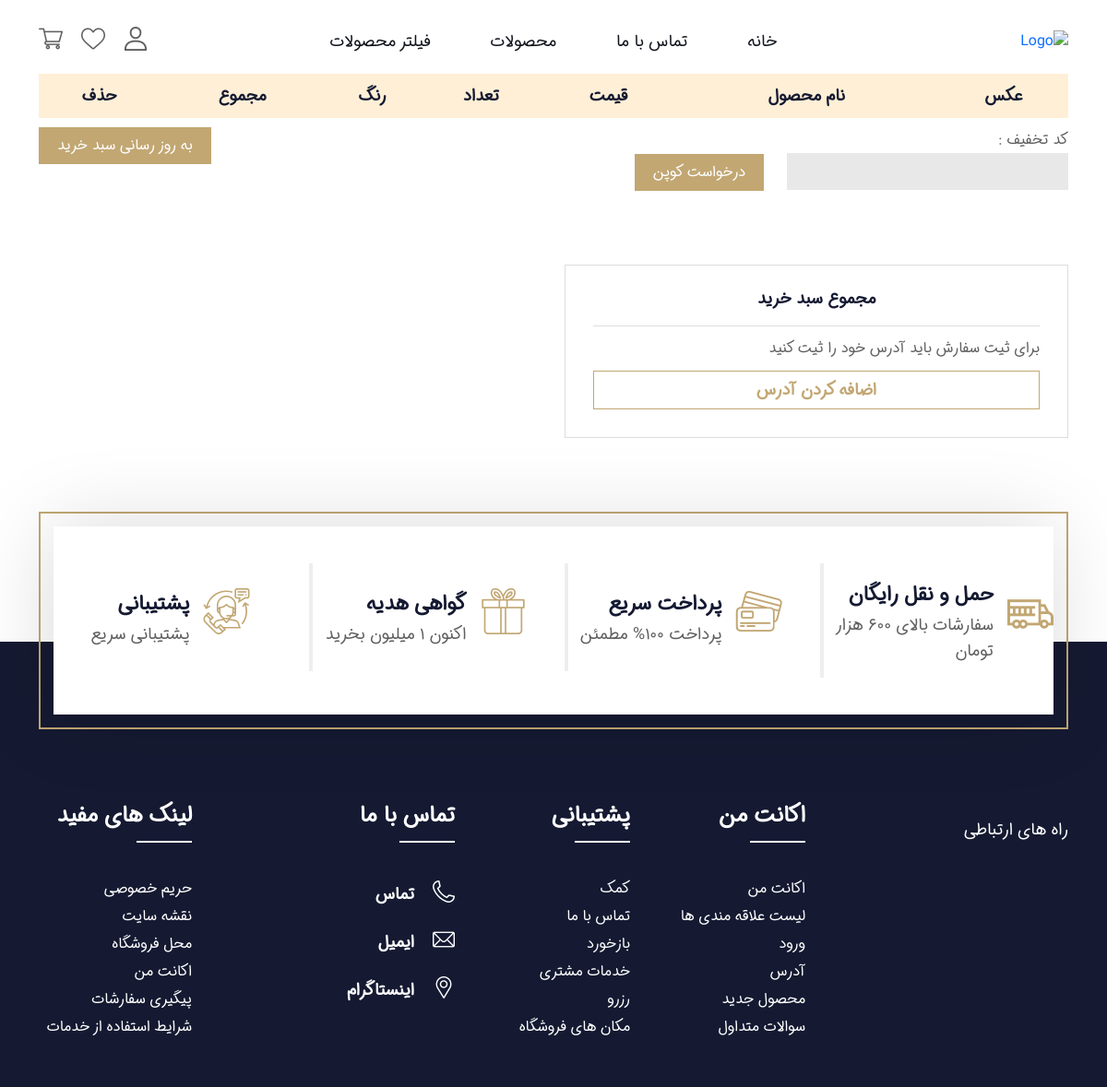
Before: /cart/detail/ (signed in) with the older database file.
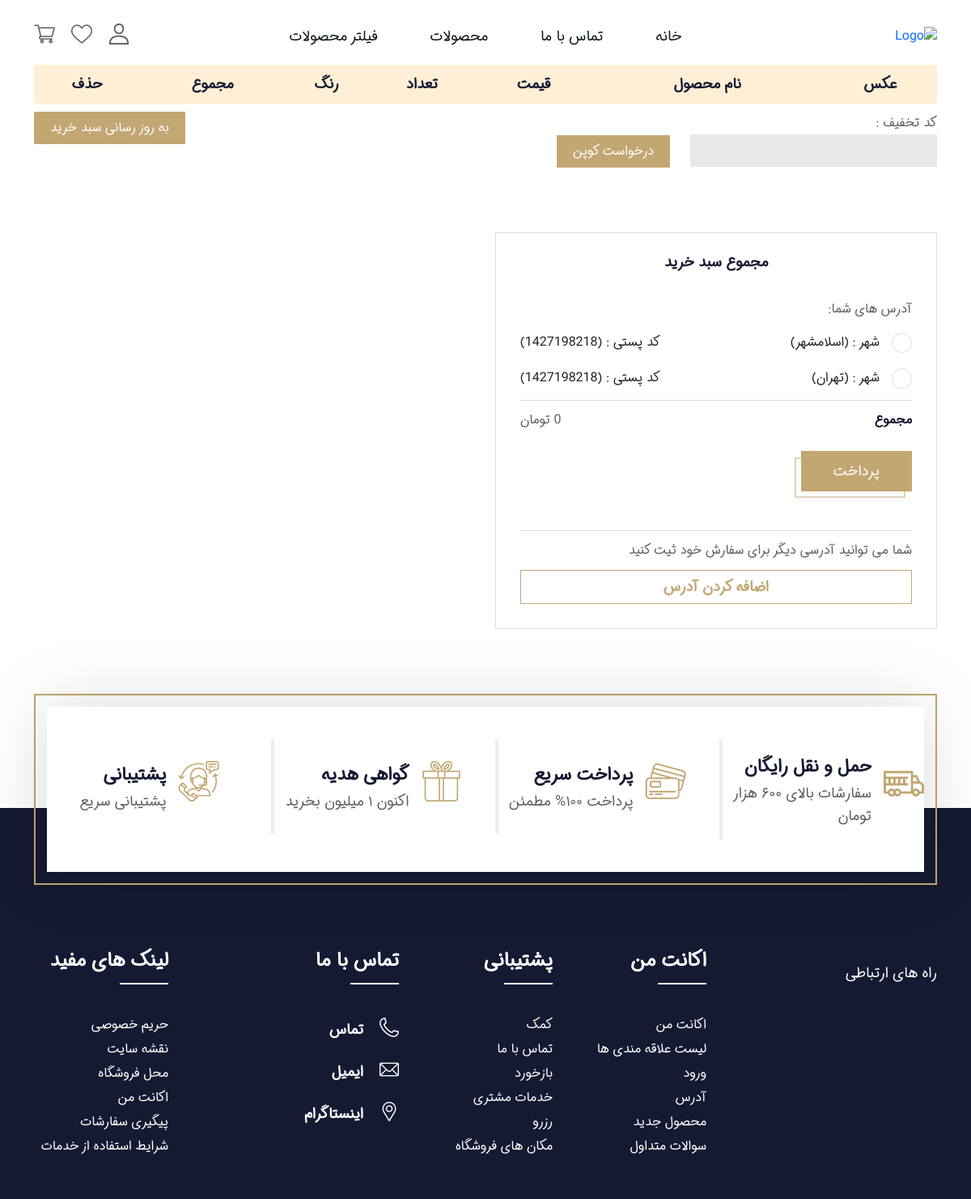
After: the same page with the newer database file.
### account/models.py (models this page shows)
class UserAddres(models.Model):
    user = models.ForeignKey(User,
                             on_delete=models.CASCADE,
                             related_name="user_addres", verbose_name="کاربر")
    phone = models.CharField(max_length=200,
                             verbose_name="شماره تلقن")
    email = models.EmailField(verbose_name="ایمیل")
    f_name = models.CharField(max_length=200,
                            verbose_name="نلم")
    l_name = models.CharField(max_length=200,
                              verbose_name="نام خانوادگی")
    city = models.CharField(max_length=200,
                            verbose_name="شهر")
    plak = models.CharField(max_length=200,
                            verbose_name="پلاک")
    postal_code = models.CharField(max_length=200,
                                   verbose_name="کد پستی")
    addres = models.CharField(max_length=300, verbose_name="آدرس")
    class Meta:
        verbose_name = "آدرس کاربر ها"
        verbose_name_plural = "آدرس های کاربر ها"

### cart/views.py (the view)
# urls.py: path('detail/', views.CartDetail.as_view(), name="cart_detail"),
class CartDetail(View):
    def get(self, request):
        cart = Cart(request)
        coupon_apply_form = CouponApplyForm()
        addres_form = AddresChose
        for item in cart:
            item['update_quantity_form'] = CartAddProductForm(initial={
                                            'quantity': item['quantity'],
                                                'override': True})
        return render(request, 'cart/cart.html', {'cart': cart,
                                                  'coupon_apply_form' : coupon_apply_form,
                                                  'addres_form' : addres_form})

### cart/forms.py
class CouponApplyForm(forms.Form):
    code = forms.CharField(widget=forms.TextInput(attrs={'class' : 'inputs'}))

### cart/cart.py (called while the page is built)
    def __iter__(self):
        product_ids = self.cart.keys()
        products = Product.objects.filter(id__in=product_ids)
        cart = self.cart.copy()
        for product in products:
            cart[str(product.id)]['product'] = product
        for item in cart.values():
            item['price'] = int(item['price'])
            item['total_price'] = item['price'] * item['quantity']
            yield item

    def __len__(self):
        return sum(item['quantity'] for item in self.cart.values())

    def get_total_price(self):
        return sum(int(item['price']) * item['quantity'] for item in self.cart.values())

    @property
    def coupon(self):
        if self.coupon_id:
            try:
                return Coupon.objects.get(id=self.coupon_id)
            except Coupon.DoesNotExist:
                pass
        return None

    def get_discount(self):
        if self.coupon:
            return (self.coupon.discount / int(100))  * self.get_total_price()
        return int(0)

### cart/templates/cart/cart.html (shortened to what the changed rows need)
{% load static %}
<!DOCTYPE html>
<html lang="fa" dir="rtl">
<head>
    <link rel="stylesheet" href="https://cdnjs.cloudflare.com/ajax/libs/font-awesome/6.0.0-beta3/css/all.min.css"
    />
    <link rel="stylesheet" href="{% static 'assets/font/flaticon.css'%}">
    <link rel="stylesheet" href="{% static 'assets\css\bootstrap.min.css'%}">
    <link rel="stylesheet" href="{% static 'assets/css/menu.css'%}">
    <link rel="stylesheet" href="{% static 'assets/css/swiper-bundle.min.css'%}">
    <link rel="stylesheet" href="{% static 'assets/css/venobox.css'%}">
    <link rel="stylesheet" href="{% static 'assets/css/select2.min.css'%}">
    <link rel="stylesheet" href="{% static 'assets/css/jquery-ui.min.css'%}">
    <link rel="stylesheet" href="{% static 'assets/css/style.css'%}">
    <link rel="stylesheet" href="{% static 'assets/css/responsive.css'%}">
</head>
<body>
    <section class="cart-page cart-detail p-80">
        <div class="container">
            <div class="row">
                <div class="col-xxl-10 offset-xxl-1" dir="rtl">
                    <div class="table-responsive">
                        <table class="table">
                            <thead>
                                <tr>
                                    <th scope="col">عکس</th>
                                    <th scope="col">نام محصول</th>
                                    <th scope="col">قیمت</th>
                                    <th scope="col">تعداد</th>
                                    <th scope="col">رنگ</th>
                                    <th scope="col">مجموع</th>
                                    <th scope="col">حذف</th>
                                </tr>
                            </thead>
                        </table>
                    </div>
                </div>
            </div>
        </div>
    </section>
    <section class="cart-page cart-total pb-80">
        <div class="container">
            <div class="row">
                <div class="col-lg-6 offset-lg-3">
                    <div class="total-content" dir="rtl">
                        {% if cart.coupon %}
                            <div class="sub d-flex justify-content-between">
                                <p> تخفیف:</p>
                                <p>({{ cart.coupon.discount }} % تخفیف)</p>
                            </div>
                            <div class="sub d-flex justify-content-between">
                                <p>مجموع قیمت:</p>
                                <p>{{ cart.get_total_price }} تومان</p>
                            </div>
                            {% if request.user.is_authenticated %}
                                {% if request.user.user_addres.all %}
                                <form action="{% url 'orders:order_create' %}" method="post">
                                    {% csrf_token %}
                                    <div class="ship">
                                        <p>آدرس های شما:</p>
                                        {% for addres in request.user.user_addres.all %}
                                            <label class="input-container">
                                                <span class="d-flex justify-content-between">
                                                    <span> شهر : ({{ addres.city }})</span>
                                                    <span> کد پستی : ({{ addres.postal_code }})</span>
                                                </span>
                                                <input type="radio" name="addres" value="{{ addres.id }}">
                                                <span class="checkmark"></span>
                                            </label>
                                        {% endfor %}
                                    </div>
                                    <div class="checkout">
                                        <div class="d-flex justify-content-between">
                                            <h6>مجموع</h6>
                                            <p>{{ cart.get_total_price_after_discount }} تومان</p>
                                        </div>
                                    </div>
                                    <br>
                                    <div>
                                        <button type="submit" class="button-style1">پرداخت</button>
                                    </div>
                                    <br>
                                    <br>
                                    <div class="checkout">
                                        <p>شما می توانید آدرسی دیگر برای سفارش خود ثیت کنید</p>
                                        <a href="{% url 'account:user_add_addres'%}?next={% url 'cart:cart_detail'%}">اضافه کردن آدرس<span class="btn-dot"></span></a>
                                    </div>
                                </form>
                                {% else %}
                                    <div class="checkout">
                                        <p>برای ثیت سفارش باید آدرس خود را ثیت کنید</p>
                                        <a href="{% url 'account:user_add_addres'%}?next={% url 'cart:cart_detail'%}">اضافه کردن آدرس<span class="btn-dot"></span></a>
                                    </div>
                                    <div class="checkout">
                                        <div class="d-flex justify-content-between">
                                            <h6>مجموع</h6>
                                            <p>{{ cart.get_total_price_after_discount }} تومان</p>
                                        </div>
                                    </div>
                                {% endif %}
                            {% else %}
                                <div class="checkout">
                                    <div class="d-flex justify-content-between">
                                        <h6>مجموع</h6>
                                        <p>{{ cart.get_total_price_after_discount }} تومان</p>
                                    </div>
                                    <div class="d-flex justify-content-between">
                                        <p>برای ثبت سفارش باید اهراز حویت کنید</p>
                                    </div>
                                    <a href="{% url 'account:user_login' %}">ورود <span class="btn-dot"></span></a>
                                </div>
                            {% endif %}
                        {% else %}
                            {% if request.user.is_authenticated %}
                                {% if request.user.user_addres.all %}
                                <form action="{% url 'orders:order_create' %}" method="post">
                                    <div class="ship">
                                        <p>آدرس های شما:</p>
                                        {% for addres in request.user.user_addres.all %}
                                            <label class="input-container">
                                                <span class="d-flex justify-content-between">
                                                    <span> شهر : ({{ addres.city }})</span>
                                                    <span> کد پستی : ({{ addres.postal_code }})</span>
                                                </span>
                                                <span class="checkmark"></span>
                                            </label>
                                        {% endfor %}
                                    </div>
                                    <div class="checkout">
                                        <div class="d-flex justify-content-between">
                                            <h6>مجموع</h6>
                                            <p>{{ cart.get_total_price_after_discount }} تومان</p>
                                        </div>
                                    </div>
                                    <br>
                                    <div>
                                        <button type="submit" class="button-style1">پرداخت</button>
                                    </div>
                                    <br>
                                    <br>
                                    <div class="checkout">
                                        <p>شما می توانید آدرسی دیگر برای سفارش خود ثیت کنید</p>
                                        <a href="{% url 'account:user_add_addres'%}?next={% url 'cart:cart_detail'%}">اضافه کردن آدرس</a>
                                    </div>
                                </form>
                                {% else %}
                                    <div class="checkout">
                                        <p>برای ثیت سفارش باید آدرس خود را ثیت کنید</p>
                                        <a href="{% url 'account:user_add_addres'%}?next={% url 'cart:cart_detail'%}">اضافه کردن آدرس</a>
                                    </div>
                                {% endif %}
                            {% endif %}
                        {% endif %}
                    </div>
                </div>
            </div>
        </div>
    </section>
    </body>
    </html>

Changed rows visible on the page:
added UserAddres: city "اسلامشهر", postal_code "1427198218"
added UserAddres: city "تهران", postal_code "1427198218"
Other visible differences:
text no longer shown: "برای ثیت سفارش باید آدرس خود را ثیت کنید"
text now shown: "آدرس های شما: مجموع تومان پرداخت شما می توانید آدرسی دیگر برای سفارش خود ثیت کنید"
